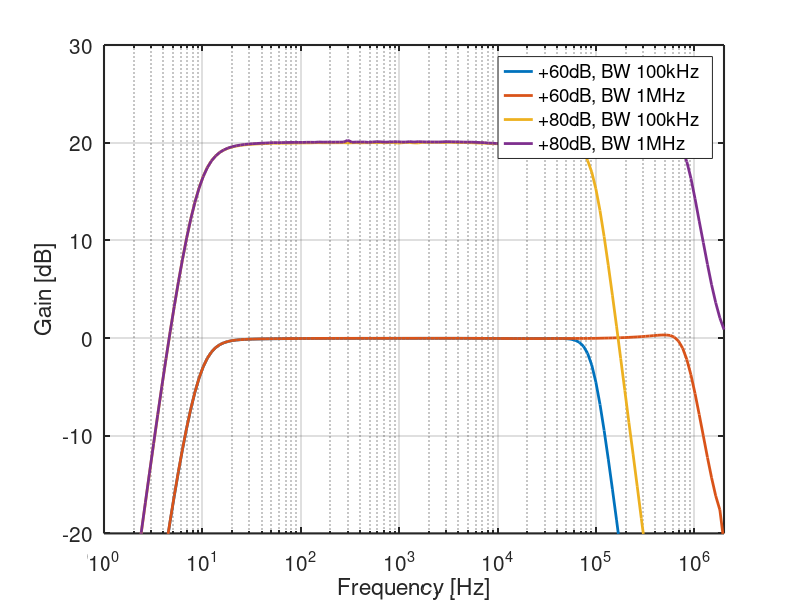

This chart was generated by the following MATLAB code:
clear;close all;
meas2 = csvread('LNA_+60dB_BW1MHz.csv',16,0);
meas4 = csvread('LNA_+80dB_BW1MHz.csv',16,0);
meas1 = csvread('LNA_+60dB_BW100kHz.csv',16,0);
meas3 = csvread('LNA_+80dB_BW100kHz.csv',16,0);

figure(1);
semilogx(meas1(:,1),meas1(:,2),'LineWidth',2.0);
hold on;
grid on;
semilogx(meas2(:,1),meas2(:,2),'LineWidth',2.0);
semilogx(meas3(:,1),meas3(:,2),'LineWidth',2.0);
semilogx(meas4(:,1),meas4(:,2),'LineWidth',2.0);
xlabel('Frequency [Hz]');
ylabel('Gain [dB]');
legend('+60dB, BW 100kHz','+60dB, BW 1MHz','+80dB, BW 100kHz','+80dB, BW 1MHz');
ylim([-20 30]);
xlim([1 2e6]);
set(gca,'FontSize',15);
set(gca,'LineWidth',1.5);